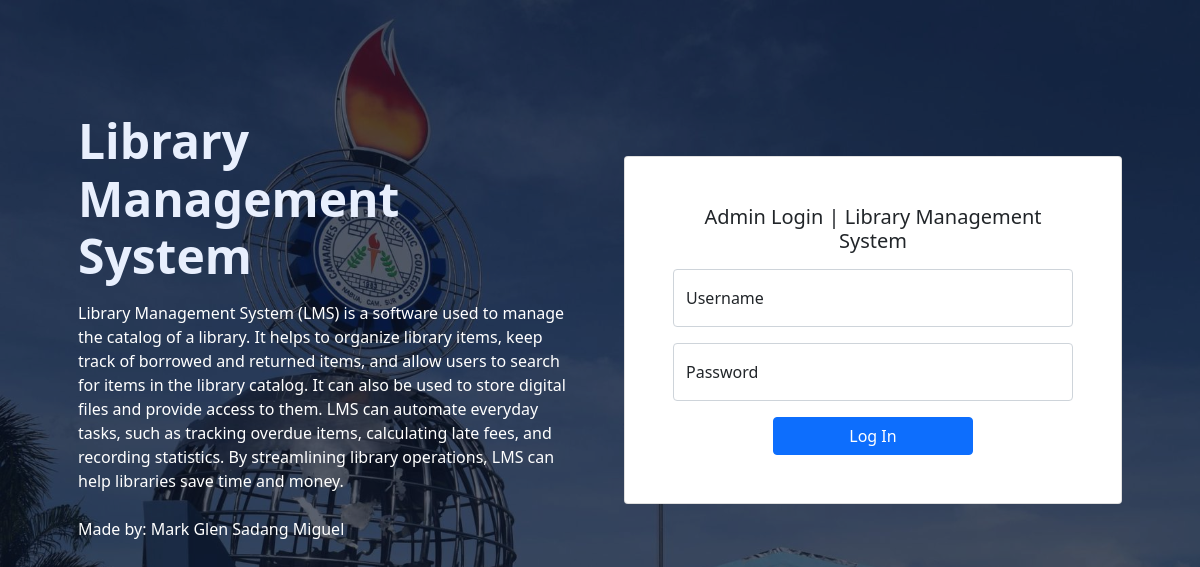
The page /admin/login.php on the database its author committed.
### tables this page shows
CREATE TABLE `settings` (
  `id` int(11) NOT NULL,
  `wbsiteTitle` varchar(160) NOT NULL,
  `wbsiteDesc` varchar(1000) NOT NULL,
  `wbsiteHeadColor` varchar(160) NOT NULL,
  `wbsiteFavIcon` varchar(160) NOT NULL
);

### admin/settings-query.php (called while the page is built)
<?php
	$query = "SELECT * FROM settings WHERE id = '1' ";
    $query_run = mysqli_query($con, $query);
    $settingsData = mysqli_fetch_assoc($query_run);
?>

### admin/login.php (the view, shortened to what this page needs)
<?php
  require "dbcon.php";
  include('settings-query.php');
?>
<!doctype html>
<html lang="en">
  <head>
    <link href="https://cdn.jsdelivr.net/npm/bootstrap@5.0.2/dist/css/bootstrap.min.css" rel="stylesheet">
  </head>
  <body>
  <div class="container px-4 py-5 px-md-5 text-center text-lg-start my-5">
    <div class="row gx-lg-5 align-items-center mb-5">
      <div class="col-lg-6 mb-5 mb-lg-0" style="z-index: 10">
        <h1 class="my-3 display-5 fw-bold ls-tight" style="color: hsl(218, 81%, 95%)">
        <?php echo $settingsData['wbsiteTitle'];?> <br />
        </h1>
        <p class="mb-5 opacity-70" style="color: white">
          <?php echo $settingsData['wbsiteDesc'];?>
        </p>
      </div>
      <div class="col-lg-6 mb-5 mb-lg-4 position-relative">
        <div class="card bg-glass">
          <div class="card-body px-4 py-5 px-md-5">
            <h5 class="card-title text-center pb-2">Admin Login | <?php echo $settingsData['wbsiteTitle'];?></h5>
            <form action="login-code.php" method="POST">
              <div class="form-floating mb-3">
                <input type="text" class="form-control" id="floatingInput" name="username" placeholder="Username" value="" required>
                <label for="floatingInput">Username</label>
              </div>
              <div class="form-floating mb-3">
                <input type="password" class="form-control" id="floatingPassword" name="password" placeholder="Password" value="" required>
                <label for="floatingPassword">Password</label>
              </div>
              <button type="submit" class="btn btn-primary d-grid gap-2 col-6 mx-auto" value="login" name="login">
                Log In
              </button>
            </form>
          </div>
        </div>
      </div>
    </div>
  </div>
  </body>
</html>

### admin/login.php (style rules this page uses)
* { margin: 0; padding: 0; }
body { background: rgba(0,0,0,0.4) url('../images/background.jpg'); background-repeat: no-repeat; background-size: cover; padding-top: auto; background-blend-mode: darken; }

### rows shown on the page
settings: wbsiteTitle "Library Management System", wbsiteDesc "Library Management System (LMS) is a software used to manage the catalog of a library. It helps to organize library items, keep track of borrowed and returned items, and allow users to search for items in the library catalog. It can also be used to store digital files and provide access to them. LMS can automate everyday tasks, such as tracking overdue items, calculating late fees, and recording statistics. By streamlining library operations, LMS can help libraries save time and money. Made by: Mark Glen Sadang Miguel"
